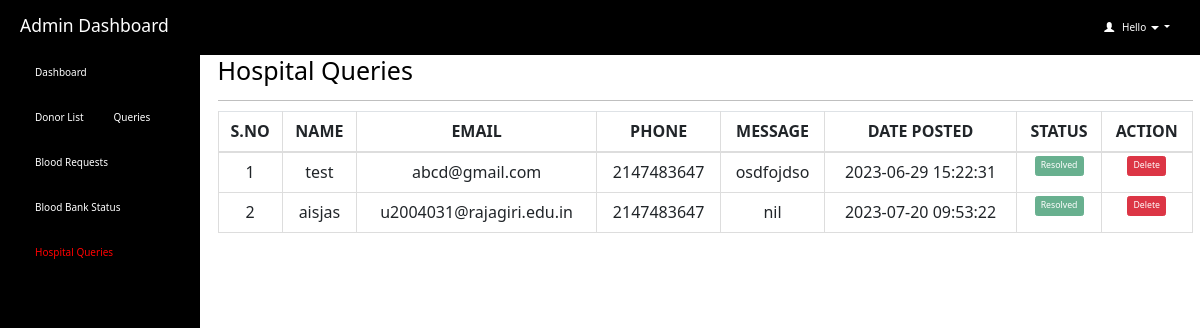
/admin/hospital_query.php (signed in), run on the app's committed database.
### tables this page shows
CREATE TABLE `contact_admin` (
  `id` int(200) NOT NULL,
  `query_name` varchar(30) NOT NULL,
  `query_phone` int(10) NOT NULL,
  `query_email` varchar(40) NOT NULL,
  `query_message` varchar(1000) NOT NULL,
  `date_time` timestamp NOT NULL DEFAULT current_timestamp() ON UPDATE current_timestamp(),
  `query_status` varchar(15) NOT NULL DEFAULT 'pending'
);

### admin/hospital_query.php (the view, shortened to what this page needs)
<html>
<head>
  <link rel="stylesheet" href="https://maxcdn.bootstrapcdn.com/bootstrap/3.4.1/css/bootstrap.min.css">
</head>
<?php
  if (isset($_SESSION['loggedin']) && $_SESSION['loggedin'] == true) {
  ?>
<body style="color: black">
  <div id="header">
    <?php include 'header.php'; ?>
  </div>
  <div id="sidebar">
    <?php $active = "hospital_query";
    include 'sidebar.php'; ?>
  </div>
  <div id="content">
    <div class="content-wrapper">
      <div class="container-fluid">
        <div class="row">
          <div class="col-md-12 lg-12 sm-12">
            <h1 class="page-title">Hospital Queries</h1>
          </div>
        </div>
        <hr>
        <?php
        include 'connection.php';
        $count = 1;
        $sql = "SELECT * FROM contact_admin";
        $result = mysqli_query($connection, $sql);
        if (mysqli_num_rows($result) > 0) {
        ?>
          <div class="table-responsive">
            <table class="table table-bordered" style="text-align: center">
              <thead style="text-align: center">
                <th style="text-align: center">S.NO</th>
                <th style="text-align: center">NAME</th>
                <th style="text-align: center">EMAIL</th>
                <th style="text-align: center">PHONE</th>
                <th style="text-align: center">MESSAGE</th>
                <th style="text-align: center">DATE POSTED</th>
                <th style="text-align: center">STATUS</th>
                <th style="text-align: center">ACTION</th>
              </thead>
              <tbody>
                <?php
                while ($row = mysqli_fetch_assoc($result)) {
                  $queryId = $row['id'];
                ?>
                  <tr>
                    <td><?php echo $count++; ?></td>
                    <td><?php echo $row['query_name']; ?></td>
                    <td><?php echo $row['query_email']; ?></td>
                    <td><?php echo $row['query_phone']; ?></td>
                    <td><?php echo $row['query_message']; ?></td>
                    <td><?php echo $row['date_time']; ?></td>
                    <?php if ($row['query_status'] == "pending") { ?>
                    <td id="btn-text">
                    <button class="btn btn-primary btn-sm btn-secondary" onclick="clickme(<?php echo $queryId; ?>)">Pending</button>
                    </td>
                    <?php } else { ?>
                    <td id="btn-text"><button type="button" class="btn btn-primary btn-sm btn-success" disabled>Resolved</button></td>
                    <?php } ?>
                    <td id="btn-text">
                      <button class="btn btn-primary btn-sm btn-danger" onclick="window.location.href = 'delete_hpt_query.php?id=<?php echo $queryId; ?>';">Delete</a>
                    </td>
                  </tr>
                <?php } ?>
              </tbody>
            </table>
          </div>
        <?php } ?>
        </div>
      </div>
    </div>
   <?php }
    ?>
</body>
</html>

### admin/hospital_query.php (style rules this page uses)
#sidebar { position: fixed; margin-top: -20px }
#content { position: relative; margin-left: 210px }
#btn-text { font-size: 14px; font-weight: 600; text-transform: uppercase; padding: 3px 7px; color: #fff; text-decoration: none; border-radius: 3px; align: center }

### data on the page
contact_admin: query_name "test", query_email "abcd@gmail.com", query_phone "2147483647", query_message "osdfojdso", date_time "2023-06-29 15:22:31", query_status "Resolved"
contact_admin: query_name "aisjas", query_email "u2004031@rajagiri.edu.in", query_phone "2147483647", query_message "nil", date_time "2023-07-20 09:53:22", query_status "Resolved"
